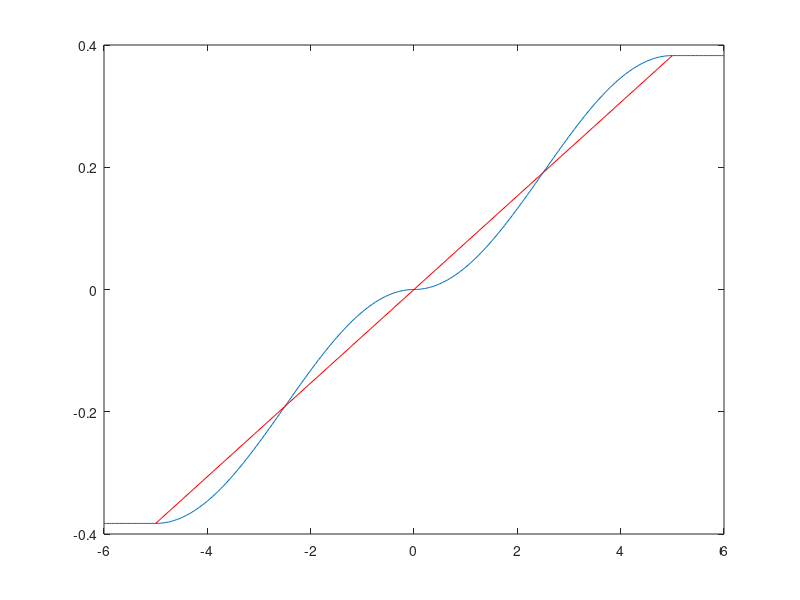

MATLAB code to generate this figure:
% rampa
clear all
clc

dist_incl_max = 5;
incl_max = sind(22.5);

stp = 0;
for x = -dist_incl_max-1:0.05:dist_incl_max+1
    stp = stp+1;
    if x>=dist_incl_max
        y(stp) = incl_max;
    elseif x<=-dist_incl_max
        y(stp) = -incl_max;
    elseif x>=0
        y(stp) = incl_max/2*sin(pi*(x-dist_incl_max/2)/dist_incl_max)+incl_max/2;
    elseif x<=0
        y(stp) = -incl_max/2*sin(pi*(x-dist_incl_max/2)/dist_incl_max)-incl_max/2;
    end
    x_table(stp) = x;
end
plot(x_table,y);
line([-dist_incl_max dist_incl_max],[-incl_max incl_max],'Color','red')
